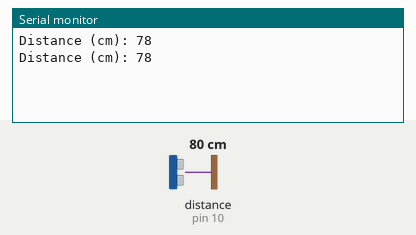
Recording of a sketch running on a simulated Arduino Uno, built with avr-gcc and run on an emulated ATmega328P. Parts: the last lines printed to the serial monitor. Wiring (inferred from the names in the program): ultrasonic range finder: trigger pin 9; echo pin 10. Inputs (shaded band) come from the test bench; at power-on: distance to the obstacle (sensor on pin 10) 80 cm. The echo pulse lasts 58.3 µs per cm.

Above: at 1.8 s.
1.9 s: distance to the obstacle (sensor on pin 10) set to 2 cm
At 2.8 s:
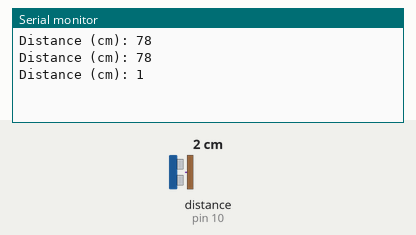
3.4 s: distance to the obstacle (sensor on pin 10) set to 4 cm
At 4.4 s:
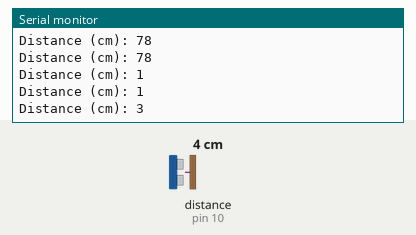
Timing chart, 0 to 6.4 s (numbered marks = the images above; inputs shaded):
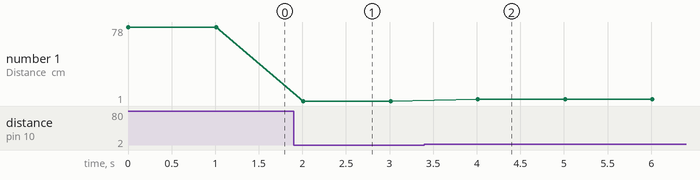

The sketch:

ultrasonic.ino
```cpp
const int t_pin = 9;
const int e_pin = 10;
long duration;
int dis_cm;

void setup() {
  // put your setup code here, to run once:
  pinMode(t_pin,OUTPUT);
  pinMode(e_pin,INPUT);
  Serial.begin(9600);

}

void loop() {
  // put your main code here, to run repeatedly:
   digitalWrite(t_pin, LOW);
   delayMicroseconds(2);
   digitalWrite(t_pin, HIGH);
   delayMicroseconds(10);
   digitalWrite(t_pin, LOW);
   duration = pulseIn(e_pin,HIGH);
   dis_cm = (duration * 0.034) / 2;
   Serial.print("Distance (cm): ");
   Serial.println(dis_cm);
   delay(1000);
}
```

Measured:
- after the input at 1.9 s, the serial monitor: prints a new line after 0.11 s (image 1)
- after the input at 3.4 s, the serial monitor: prints a new line after 0.61 s (image 2)
- plotted number 1: 78 → 1 after the input at 1.9 s, 1 → 3 after the input at 3.4 s
